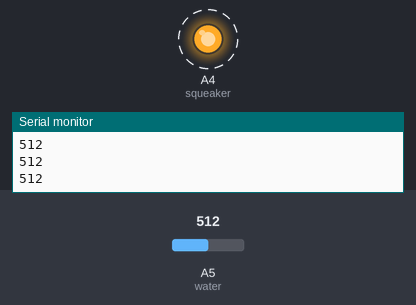
A sketch run on a simulated Arduino Uno, built with avr-gcc and run on an emulated ATmega328P. Shown: output pins drawn as LEDs (lit = HIGH), the last lines printed to the serial monitor. Dashed ring = blinking. The inputs (shaded band) are chosen by the test bench; at power-on: A5 (water) = 512.

Above: at 1.4 s.
1.5 s: A5 (water) set to 417
4.8 s: A5 (water) set to 388
At 5.8 s:
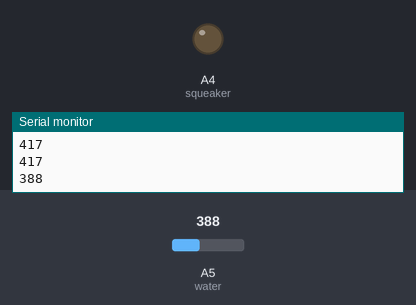
6.7 s: A5 (water) set to 410
At 7.18 s:
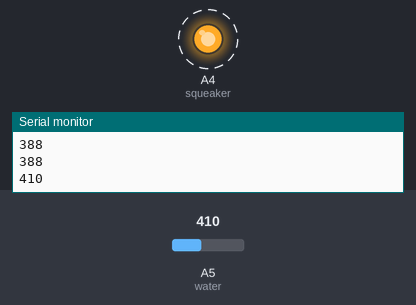
10.0 s: A5 (water) set to 390
At 11.0 s:
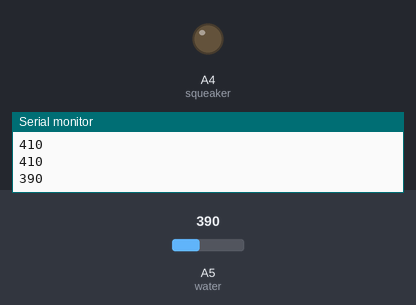
Timing chart, 0 to 12.8 s (numbered marks = the images above; inputs shaded):
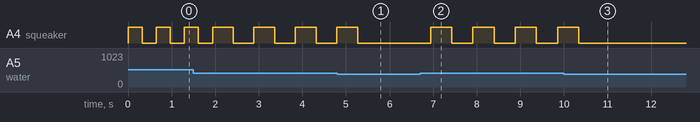

Measured:
- the behaviour switches between 401 and 400 on A5 (water) (found by bisection; images 0 and 1)
- after the input at 4.8 s, A4 (squeaker): goes on until 5.3 s, then stays LOW
- after the input at 6.7 s, A4 (squeaker): alternates HIGH for 0.49 s and LOW for 0.49 s, starting after 0.24 s
- after the input at 10.0 s, A4 (squeaker): goes on until 10.3 s, then stays LOW
- by itself, A4 (squeaker): repeats every 0.95 s: HIGH 0.48 s, LOW 0.48 s

The sketch:

water-level-sensor.ino
```cpp
/*
 * Creared by Michael Doronin
 * https://github.com/Mihaels-Doronins
 * Water level sensor code
 * 22.06.2022
*/

const int squeaker = A4;   // Pin for sending signal to squeaker or light diode.
const int water = A5;     // Pin for signal reading grom water sensor.

int resval;                 // Value from water level sensor
int next_delay = 300;       // Delay for next check of water level on the start
int min_freq = 2;           // Minmal frequency
int max_freq = 200;         // Maximal frequency

int min_t = 1000 / max_freq;  // Minimal period: Simple math T = 1/f
int max_t = 1000 / min_freq;

void setup() {
  Serial.begin(9600);
  pinMode(squeaker,OUTPUT);
  }

void loop() {

  resval = analogRead(water); // Read data from water level sensor

  if (resval > 400) // If signal stronger than 400, we will turn of signalisation
    {
    // Set frequency based on signal strenght
    int freq = map(resval - 400, 0, 310, min_freq, max_freq);

    // Find period
    next_delay = map(freq, min_freq, max_freq, max_t, min_t);

    // Retranslate signal to
    analogWrite(squeaker,resval);
    }
  else // If signal weaker than 400, going back to default frequency and turning off signaisation
    {
    next_delay = 300;
    }

  Serial.println(resval);
  delay(next_delay);
  analogWrite(squeaker,0);
  delay(next_delay);
}
```
